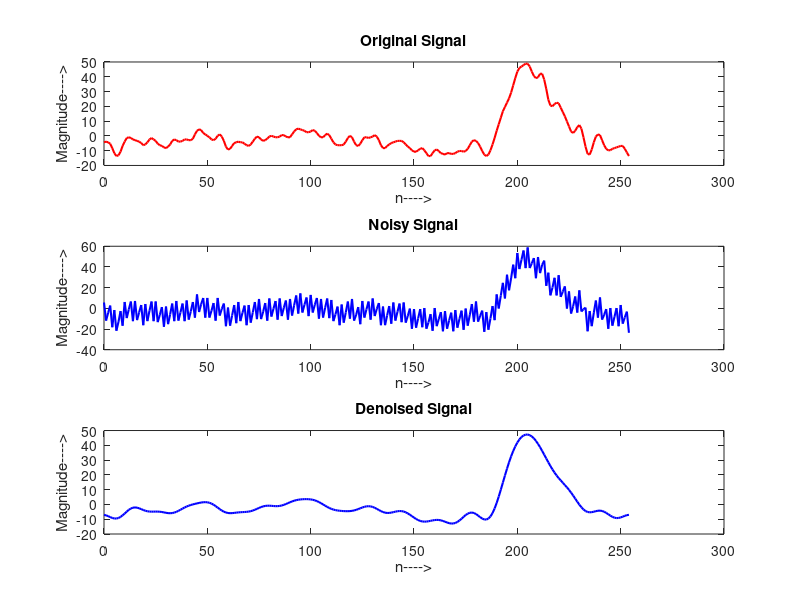
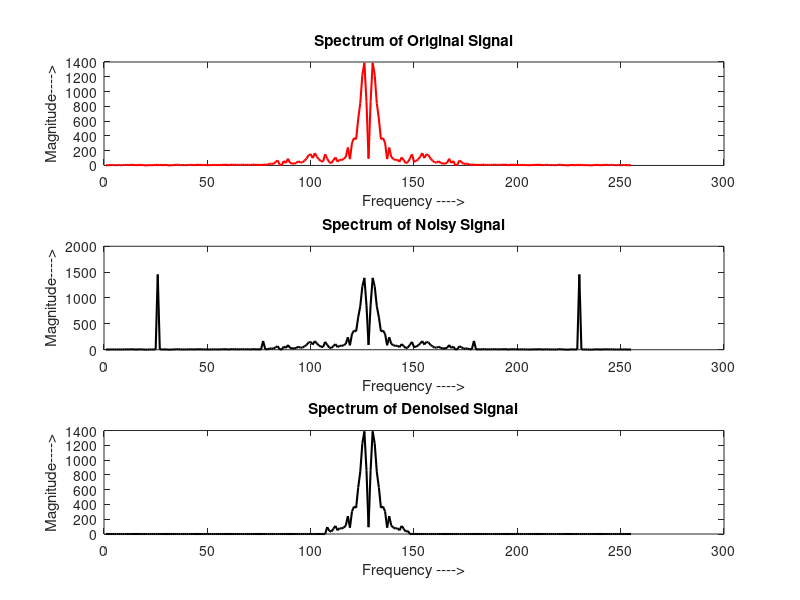
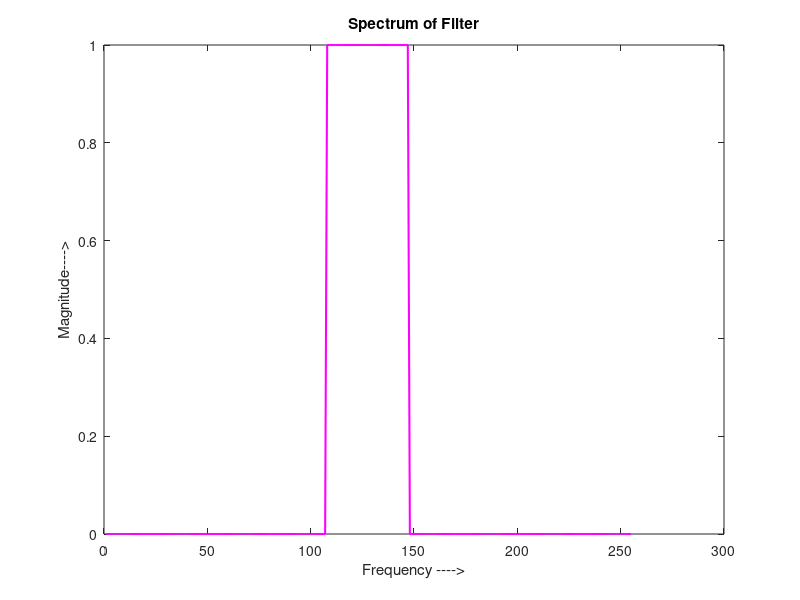

These figures' MATLAB source, in order:

%    Filtering the noise using fft
n = 0:254;

e_csv=csvread('eeg_data.csv',1,0);
s1=e_csv(:,1);
s=s1';
% Add Random noise
zz= [10 -8 0 8 -10];
noise=repmat(zz,[1,51]);

sn = s + noise; % noisy signal


S = fft(s);
S_N = fft(sn);

figure(1);
subplot(3,1,1); plot(n,s,'r','LineWidth',1.5); % let's use plot instead of stem
xlabel('n---->'); ylabel('Magnitude---->');
title('Original Signal'); 
%axis([0 260 0 15]);

subplot(3,1,2);plot(n,sn,'b','LineWidth',1.5); % since it is a long sequence
xlabel('n---->'); ylabel('Magnitude---->');
title('Noisy Signal'); 
%axis([0 260 0 15]); 



figure(2);subplot(3,1,1);plot(fftshift(abs(S)),'r','LineWidth',1.5 );
%fftshift(X) rearranges a Fourier transform X by shifting the 
%zero-frequency component to the center of the array.
xlabel('Frequency ---->'); ylabel('Magnitude---->');
title('Spectrum of Original Signal');
%axis([0 260 0 1200]);

subplot(3,1,2);plot(fftshift(abs(S_N)),'k','LineWidth',1.5 );
xlabel('Frequency ---->'); ylabel('Magnitude---->');
title('Spectrum of Noisy Signal');
%axis([0 260 0 1200]);

% H = [ones(1,15) zeros(1,226), ones(1,15)]; % the filter response
H = [ones(1,20) zeros(1,215), ones(1,20)]; % the filter response

figure(3);
plot(fftshift(H),'m','LineWidth',1.5);
xlabel('Frequency ---->'); ylabel('Magnitude---->');
title('Spectrum of Filter');
%axis([0 260 0 1.2]);


Z = S_N.*H; % filter in frequency domain
z = ifft(Z);
figure(1);subplot(3,1,3);plot(n, real(z),'b','LineWidth',1.5);
xlabel('n---->'); ylabel('Magnitude---->');
title('Denoised Signal'); %axis([0 260 0 15]); 
%axis([0 260 0 15]);

p = fft(z);
figure(2);
subplot(3,1,3);plot(fftshift(abs(p)),'k','LineWidth',1.5 );
xlabel('Frequency ---->'); ylabel('Magnitude---->');
title('Spectrum of Denoised Signal');
%axis([0 260 0 1200]);

